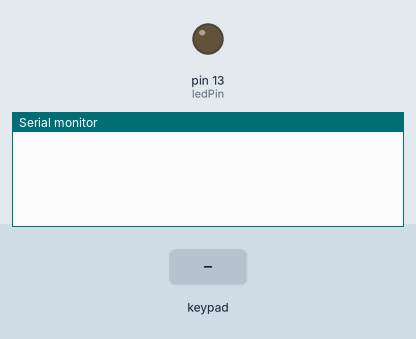
Recording of a sketch running on a simulated Arduino Mega 2560, built with avr-gcc and run on an emulated ATmega2560. Shown: output pins drawn as LEDs (lit = HIGH), the last lines printed to the serial monitor. The inputs (shaded band) are chosen by the test bench.

Above: at 1.2 s.
1.3 s: key 'a' pressed
At 2.0 s:
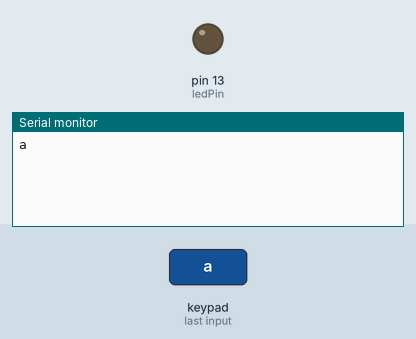
2.8 s: key 'd' pressed
At 4.0 s:
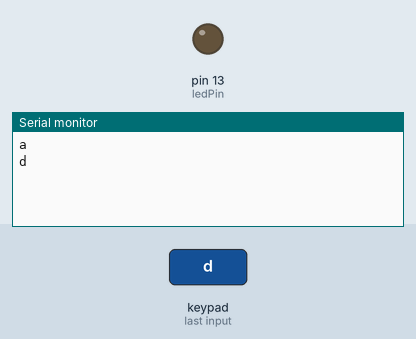
4.3 s: key 'g' pressed
At 5.1 s:
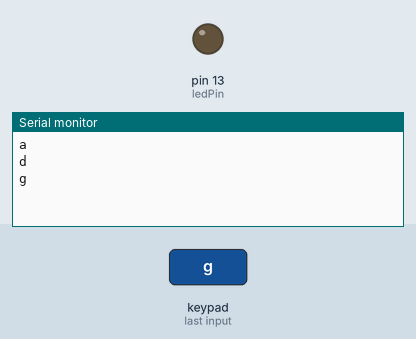

The sketch:

multipressv2.ino
```cpp
#include <Keypad.h>
#include <ctype.h>
#define MAX_CHAR 13
#define BAUD 9600
#define HOLD_TIME 1000
#define PRESS_TIME_OUT 1000

const byte ROWS = 4;
const byte COLS = 4;

char alphaKeys[ROWS][COLS] = {
    { 'a','d','g', ';' },
    { 'j','m','p', '-' },
    { 's','v','y', '_' },
    { ' ','.','#', '?' }
};

byte rowPins[ROWS] = {31, 33, 35, 37}; //connect to the row pinouts of the keypad
byte colPins[COLS] = {45, 43, 41, 39};

unsigned long startTime = 0;
const byte ledPin = 13;
static byte keypadState;
static byte buildCount;
static byte pressCount;

static char virtKey = NO_KEY;
static char physKey = NO_KEY;
static char buildString[MAX_CHAR];

boolean alpha = false;

Keypad keyPad (makeKeymap(alphaKeys), rowPins, colPins, sizeof(rowPins), sizeof(colPins));

void alphaKeypadEvent(KeypadEvent key)
{
  keypadState = keyPad.getState();
  switchOnState(key);
}

unsigned long keyPressTime = 0;

//bool isPressedAgain(void)
//{
//  return (uniqueKeyPressTime - millis()
//}


void switchOnState(char key)
{
  switch(keypadState){
    case PRESSED:
      if (isalpha(key)){
        if (physKey != key){
          keyPressTime = millis();
          pressCount = 0;
          virtKey = key;
          physKey = key;
        } else if ((millis() - keyPressTime) < PRESS_TIME_OUT) {
          virtKey++;
          pressCount++;
//          Serial.println("time: " + String(millis() - keyPressTime));
          keyPressTime = millis();
        } else {
          keyPressTime = millis();
          pressCount = 0;
          virtKey = key;
        }

          if (pressCount > 2){
//            uniqueKeyPressTime = 0;
//            firstKeyPressTime = 0;
//            secondKeyPressTime = 0;
//            thirdKeyPressTime = 0;
            pressCount = 0;
            virtKey = key;
          }

        Serial.println(virtKey);

      }
  }
}

void setup()
{
  Serial.begin(BAUD);
  pinMode(ledPin, OUTPUT);
  digitalWrite(ledPin, LOW);
  keyPad.begin(makeKeymap(alphaKeys));
  keyPad.setHoldTime(HOLD_TIME);
  keyPad.addEventListener(alphaKeypadEvent);
}

char key;

void loop()
{
  key = keyPad.getKey();
}
```

Measured:
- after the input at 1.3 s, the serial monitor: prints a new line at once (image 1)
- after the input at 2.8 s, the serial monitor: prints a new line at once (image 2)
- after the input at 4.3 s, the serial monitor: prints a new line at once (image 3)
